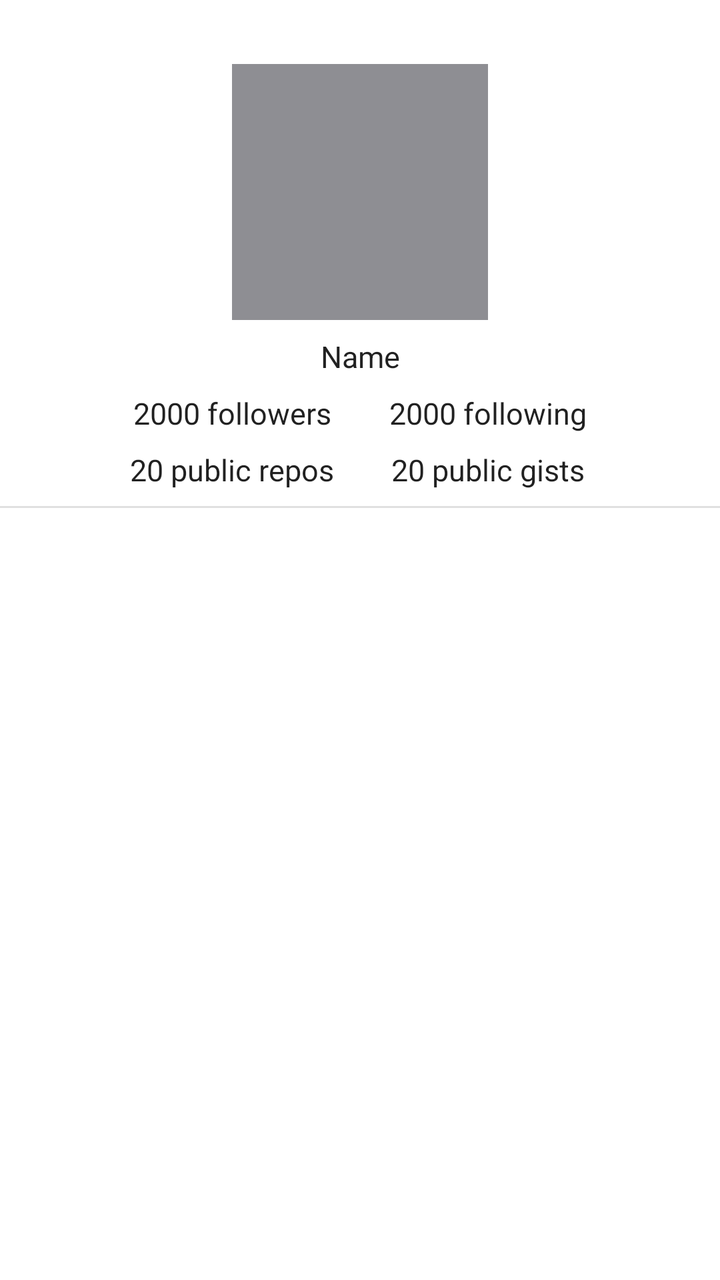
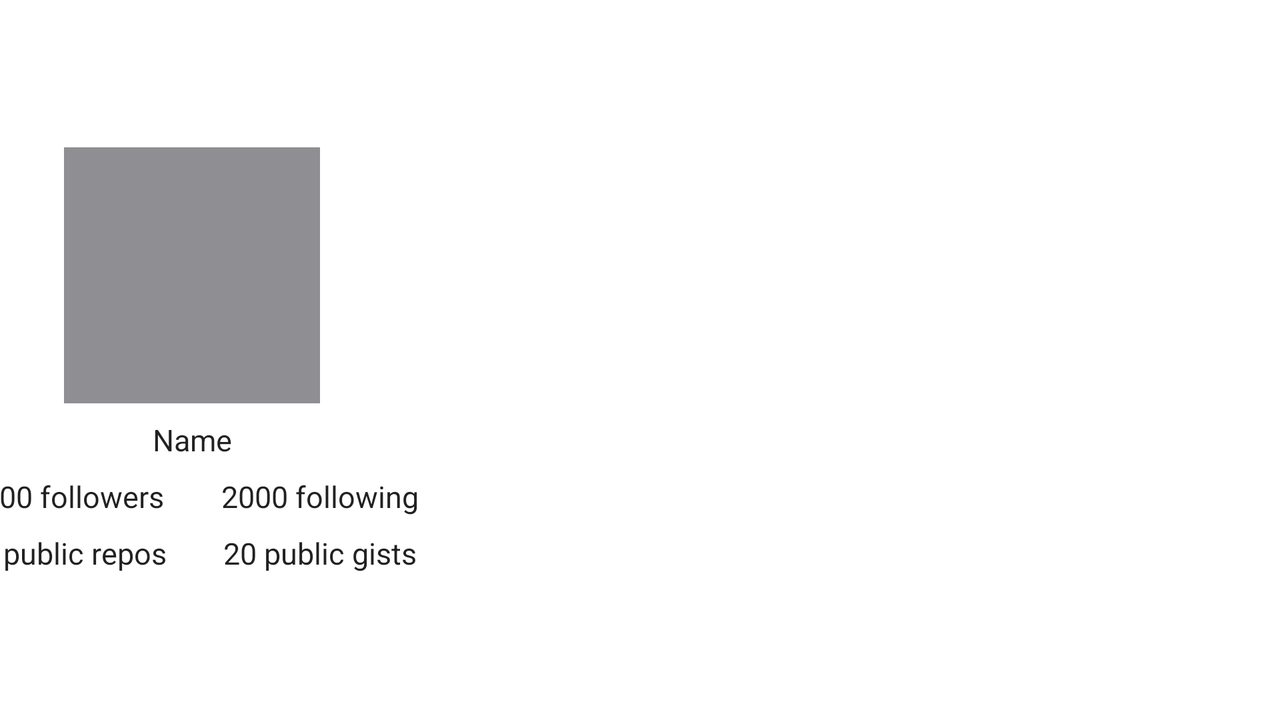

First picture: res/layout/ on a phone held upright. Second picture: the repository's own variant of that layout, on a device whose configuration matches the variant's folder. Source for both follows.
<!-- AndroidManifest.xml: activity theme Theme.MinimalisticClient -->
<!-- res/layout/activity_user_detail.xml -->
<?xml version="1.0" encoding="utf-8"?>
<androidx.constraintlayout.widget.ConstraintLayout xmlns:android="http://schemas.android.com/apk/res/android"
    xmlns:app="http://schemas.android.com/apk/res-auto"
    xmlns:tools="http://schemas.android.com/tools"
    android:layout_width="match_parent"
    android:layout_height="match_parent">

    <androidx.appcompat.widget.AppCompatImageView
        android:id="@+id/imvAvatar"
        android:layout_width="128dp"
        android:layout_height="128dp"
        android:layout_marginTop="32dp"
        android:background="@color/color_systemGray"
        app:layout_constraintEnd_toEndOf="parent"
        app:layout_constraintStart_toStartOf="parent"
        app:layout_constraintTop_toTopOf="parent" />

    <androidx.appcompat.widget.AppCompatTextView
        android:id="@+id/txtName"
        style="@style/Body"
        android:layout_width="wrap_content"
        android:layout_height="wrap_content"
        android:layout_marginTop="8dp"
        app:layout_constraintTop_toBottomOf="@id/imvAvatar"
        app:layout_constraintStart_toStartOf="@id/imvAvatar"
        app:layout_constraintEnd_toEndOf="@id/imvAvatar"
        tools:text="Name"/>

    <androidx.appcompat.widget.AppCompatTextView
        android:id="@+id/txtFollowers"
        style="@style/Body"
        android:layout_width="wrap_content"
        android:layout_height="wrap_content"
        android:layout_marginTop="8dp"
        app:layout_constraintEnd_toStartOf="@id/imvAvatar"
        app:layout_constraintStart_toStartOf="@id/imvAvatar"
        app:layout_constraintTop_toBottomOf="@id/txtName"
        tools:text="2000 followers" />

    <androidx.appcompat.widget.AppCompatTextView
        android:id="@+id/txtFollowing"
        style="@style/Body"
        android:layout_width="wrap_content"
        android:layout_height="wrap_content"
        android:layout_marginTop="8dp"
        app:layout_constraintEnd_toEndOf="@id/imvAvatar"
        app:layout_constraintStart_toEndOf="@id/imvAvatar"
        app:layout_constraintTop_toBottomOf="@id/txtName"
        tools:text="2000 following" />

    <androidx.appcompat.widget.AppCompatTextView
        android:id="@+id/txtPublicGist"
        style="@style/Body"
        android:layout_width="wrap_content"
        android:layout_height="wrap_content"
        android:layout_marginTop="8dp"
        app:layout_constraintEnd_toEndOf="@id/imvAvatar"
        app:layout_constraintStart_toEndOf="@id/imvAvatar"
        app:layout_constraintTop_toBottomOf="@id/txtFollowing"
        tools:text="20 public gists" />

    <androidx.appcompat.widget.AppCompatTextView
        android:id="@+id/txtPublicRepos"
        style="@style/Body"
        android:layout_width="wrap_content"
        android:layout_height="wrap_content"
        android:layout_marginTop="8dp"
        app:layout_constraintEnd_toStartOf="@id/imvAvatar"
        app:layout_constraintStart_toStartOf="@id/imvAvatar"
        app:layout_constraintTop_toBottomOf="@id/txtFollowers"
        tools:text="20 public repos" />

    <View
        android:id="@+id/divider"
        android:layout_width="match_parent"
        android:layout_height="1dp"
        android:layout_marginTop="8dp"
        android:background="@color/color_divider"
        app:layout_constraintTop_toBottomOf="@id/txtPublicRepos"/>

    <androidx.recyclerview.widget.RecyclerView
        android:id="@+id/rvRepos"
        android:layout_width="match_parent"
        android:layout_height="0dp"
        app:layout_constraintBottom_toBottomOf="parent"
        app:layout_constraintTop_toBottomOf="@id/divider" />

</androidx.constraintlayout.widget.ConstraintLayout>
<!-- resources referenced by this layout -->
<resources>
  <color name="color_divider">#1F000000</color>
  <color name="color_systemGray">#8E8E93</color>
  <style name="Body" parent="Text">
          <item name="android:textSize">15dp</item>
          <item name="android:lineSpacingExtra">2dp</item>
          <item name="android:textColor">@color/color_labelPrimary</item>
      </style>
  <style name="Theme.MinimalisticClient" parent="Theme.MaterialComponents.DayNight.DarkActionBar">
          
          <item name="colorPrimary">@color/purple_500</item>
          <item name="colorPrimaryVariant">@color/purple_700</item>
          <item name="colorOnPrimary">@color/white</item>
          
          <item name="colorSecondary">@color/teal_200</item>
          <item name="colorSecondaryVariant">@color/teal_700</item>
          <item name="colorOnSecondary">@color/color_background</item>
          
          <item name="android:statusBarColor" tools:targetApi="l">?attr/colorPrimaryVariant</item>
          
      </style>
  <style name="Text">
          <item name="android:layout_height">wrap_content</item>
          <item name="android:layout_width">wrap_content</item>
      </style>
  <color name="color_labelPrimary">#DE000000</color>
  <color name="purple_500">#FF6200EE</color>
  <color name="purple_700">#FF3700B3</color>
  <color name="white">#FFFFFFFF</color>
  <color name="teal_200">#FF03DAC5</color>
  <color name="teal_700">#FF018786</color>
  <color name="color_background">#FFFFFF</color>
</resources>
<!-- res/layout-land/activity_user_detail.xml (the repository's variant of the layout above) -->
<!-- drawn on the phone turned sideways -->
<?xml version="1.0" encoding="utf-8"?>
<androidx.constraintlayout.widget.ConstraintLayout xmlns:android="http://schemas.android.com/apk/res/android"
    xmlns:app="http://schemas.android.com/apk/res-auto"
    xmlns:tools="http://schemas.android.com/tools"
    android:layout_width="match_parent"
    android:layout_height="match_parent">

    <androidx.constraintlayout.widget.Guideline
        android:id="@+id/guideLine"
        android:layout_width="0dp"
        android:layout_height="0dp"
        android:orientation="vertical"
        app:layout_constraintGuide_percent="0.3"/>

    <androidx.appcompat.widget.AppCompatImageView
        android:id="@+id/imvAvatar"
        android:layout_width="128dp"
        android:layout_height="128dp"
        android:background="@color/color_systemGray"
        app:layout_constraintEnd_toEndOf="@id/guideLine"
        app:layout_constraintStart_toStartOf="parent"
        app:layout_constraintTop_toTopOf="parent"
        app:layout_constraintBottom_toTopOf="@id/txtName"
        app:layout_constraintVertical_chainStyle="packed"/>

    <androidx.appcompat.widget.AppCompatTextView
        android:id="@+id/txtName"
        style="@style/Body"
        android:layout_width="wrap_content"
        android:layout_height="wrap_content"
        android:layout_marginTop="8dp"
        app:layout_constraintTop_toBottomOf="@id/imvAvatar"
        app:layout_constraintStart_toStartOf="@id/imvAvatar"
        app:layout_constraintEnd_toEndOf="@id/imvAvatar"
        app:layout_constraintBottom_toTopOf="@id/txtFollowers"
        tools:text="Name"/>

    <androidx.appcompat.widget.AppCompatTextView
        android:id="@+id/txtFollowers"
        style="@style/Body"
        android:layout_width="wrap_content"
        android:layout_height="wrap_content"
        android:layout_marginTop="8dp"
        app:layout_constraintEnd_toStartOf="@id/imvAvatar"
        app:layout_constraintStart_toStartOf="@id/imvAvatar"
        app:layout_constraintTop_toBottomOf="@id/txtName"
        app:layout_constraintBottom_toTopOf="@id/txtPublicRepos"
        tools:text="2000 followers" />

    <androidx.appcompat.widget.AppCompatTextView
        android:id="@+id/txtFollowing"
        style="@style/Body"
        android:layout_width="wrap_content"
        android:layout_height="wrap_content"
        android:layout_marginTop="8dp"
        app:layout_constraintEnd_toEndOf="@id/imvAvatar"
        app:layout_constraintStart_toEndOf="@id/imvAvatar"
        app:layout_constraintTop_toBottomOf="@id/txtName"
        tools:text="2000 following" />

    <androidx.appcompat.widget.AppCompatTextView
        android:id="@+id/txtPublicGist"
        style="@style/Body"
        android:layout_width="wrap_content"
        android:layout_height="wrap_content"
        android:layout_marginTop="8dp"
        app:layout_constraintEnd_toEndOf="@id/imvAvatar"
        app:layout_constraintStart_toEndOf="@id/imvAvatar"
        app:layout_constraintTop_toBottomOf="@id/txtFollowing"
        tools:text="20 public gists" />

    <androidx.appcompat.widget.AppCompatTextView
        android:id="@+id/txtPublicRepos"
        style="@style/Body"
        android:layout_width="wrap_content"
        android:layout_height="wrap_content"
        android:layout_marginTop="8dp"
        app:layout_constraintEnd_toStartOf="@id/imvAvatar"
        app:layout_constraintStart_toStartOf="@id/imvAvatar"
        app:layout_constraintTop_toBottomOf="@id/txtFollowers"
        app:layout_constraintBottom_toBottomOf="parent"
        tools:text="20 public repos" />

    <androidx.recyclerview.widget.RecyclerView
        android:id="@+id/rvRepos"
        android:layout_width="0dp"
        android:layout_height="0dp"
        app:layout_constraintStart_toStartOf="@id/guideLine"
        app:layout_constraintEnd_toEndOf="parent"
        app:layout_constraintBottom_toBottomOf="parent"
        app:layout_constraintTop_toTopOf="parent" />

</androidx.constraintlayout.widget.ConstraintLayout>
<!-- resources referenced by the variant -->
<!-- as the phone turned sideways resolves them -->
<resources>
  <color name="color_systemGray">#8E8E93</color>
  <style name="Body" parent="Text">
          <item name="android:textSize">15dp</item>
          <item name="android:lineSpacingExtra">2dp</item>
          <item name="android:textColor">@color/color_labelPrimary</item>
      </style>
  <style name="Theme.MinimalisticClient" parent="Theme.MaterialComponents.DayNight.DarkActionBar">
          
          <item name="colorPrimary">@color/purple_500</item>
          <item name="colorPrimaryVariant">@color/purple_700</item>
          <item name="colorOnPrimary">@color/white</item>
          
          <item name="colorSecondary">@color/teal_200</item>
          <item name="colorSecondaryVariant">@color/teal_700</item>
          <item name="colorOnSecondary">@color/color_background</item>
          
          <item name="android:statusBarColor" tools:targetApi="l">?attr/colorPrimaryVariant</item>
          
      </style>
  <style name="Text">
          <item name="android:layout_height">wrap_content</item>
          <item name="android:layout_width">wrap_content</item>
      </style>
  <color name="color_labelPrimary">#DE000000</color>
  <color name="purple_500">#FF6200EE</color>
  <color name="purple_700">#FF3700B3</color>
  <color name="white">#FFFFFFFF</color>
  <color name="teal_200">#FF03DAC5</color>
  <color name="teal_700">#FF018786</color>
  <color name="color_background">#FFFFFF</color>
</resources>
